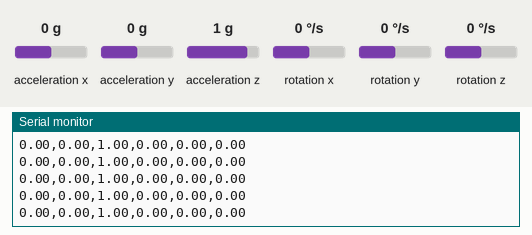
The sketch below on a simulated Arduino Uno, built with avr-gcc and run on an emulated ATmega328P. Parts: the last lines printed to the serial monitor. Wiring (inferred from the names in the program): MPU-6050 motion sensor at I2C address 0x68. Inputs (shaded band) come from the test bench; at power-on: acceleration x 0 g, acceleration y 0 g, acceleration z 1 g, rotation x 0 °/s, rotation y 0 °/s, rotation z 0 °/s.

Above: at 1.2 s.
1.3 s: acceleration x set to -1.4 g
At 1.8 s:
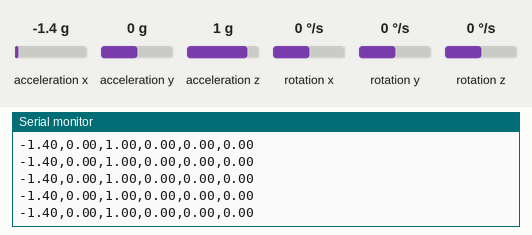
4.3 s: acceleration y set to -1.4 g
At 5.0 s:
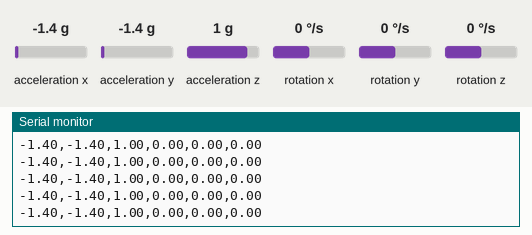
5.8 s: acceleration z set to -1.4 g
At 6.7 s:
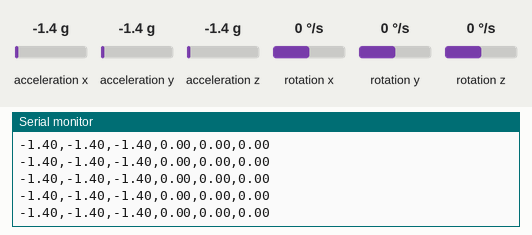
7.3 s: rotation x set to -192 °/s
At 8.1 s:
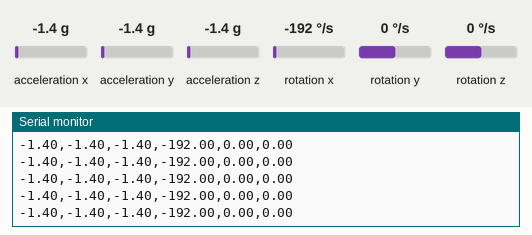
8.8 s: rotation y set to -192 °/s
At 9.5 s:
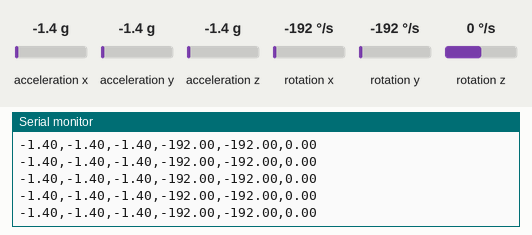

Measured:
- after the input at 1.3 s, the serial monitor: prints a new line at once (image 1)
- after the input at 4.3 s, the serial monitor: prints a new line at once (image 2)
- after the input at 5.8 s, the serial monitor: prints a new line at once (image 3)
- after the input at 7.3 s, the serial monitor: prints a new line at once (image 4)
- after the input at 8.8 s, the serial monitor: prints a new line at once (image 5)

The sketch:

MPU6050_Quaternion.ino
```cpp
// MPU6050_Quaternion.ino - Read MPU6050 sensor data and send to Python
// for quaternion estimation

#include <Wire.h>

// MPU6050 registers
#define MPU6050_ADDR         0x68
#define MPU6050_ACCEL_XOUT_H 0x3B
#define MPU6050_GYRO_XOUT_H  0x43
#define MPU6050_PWR_MGMT_1   0x6B

// MPU6050 scale factors
#define ACCEL_SCALE_FACTOR 16384.0  // LSB/g for +/- 2g range
#define GYRO_SCALE_FACTOR  131.0    // LSB/(deg/s) for +/- 250 deg/s range

// Variables for sensor data
float accel_x, accel_y, accel_z;
float gyro_x, gyro_y, gyro_z;

// Timing
unsigned long last_time = 0;
unsigned long sample_period = 10;  // 100 Hz sampling rate

void setup() {
  // Initialize serial communication
  Serial.begin(115200);

  // Initialize I2C
  Wire.begin();

  // Initialize MPU6050
  initMPU6050();

  // Wait for serial to be ready
  while (!Serial) {
    delay(10);
  }

  Serial.println("MPU6050 Quaternion Sensor Data");
  Serial.println("Format: accel_x,accel_y,accel_z,gyro_x,gyro_y,gyro_z");
}

void loop() {
  unsigned long current_time = millis();

  // Sample at specified rate
  if (current_time - last_time >= sample_period) {
    last_time = current_time;

    // Read sensor data
    readSensorData();

    // Send data to Python
    Serial.print(accel_x); Serial.print(",");
    Serial.print(accel_y); Serial.print(",");
    Serial.print(accel_z); Serial.print(",");
    Serial.print(gyro_x); Serial.print(",");
    Serial.print(gyro_y); Serial.print(",");
    Serial.println(gyro_z);
  }
}

void initMPU6050() {
  // Wake up MPU6050
  writeMPU6050(MPU6050_PWR_MGMT_1, 0);

}

void readSensorData() {
  // Start reading from the accelerometer registers
  Wire.beginTransmission(MPU6050_ADDR);
  Wire.write(MPU6050_ACCEL_XOUT_H);
  Wire.endTransmission(false);
  Wire.requestFrom(MPU6050_ADDR, 14, true);  // Request 14 bytes

  // Read accelerometer data (6 bytes)
  int16_t accel_x_raw = Wire.read() << 8 | Wire.read();
  int16_t accel_y_raw = Wire.read() << 8 | Wire.read();
  int16_t accel_z_raw = Wire.read() << 8 | Wire.read();

  // Skip temperature (2 bytes)
  Wire.read();
  Wire.read();

  // Read gyroscope data (6 bytes)
  int16_t gyro_x_raw = Wire.read() << 8 | Wire.read();
  int16_t gyro_y_raw = Wire.read() << 8 | Wire.read();
  int16_t gyro_z_raw = Wire.read() << 8 | Wire.read();

  // Convert to physical units
  // Accelerometer: Convert to g (9.81 m/s^2)
  accel_x = accel_x_raw / ACCEL_SCALE_FACTOR;
  accel_y = accel_y_raw / ACCEL_SCALE_FACTOR;
  accel_z = accel_z_raw / ACCEL_SCALE_FACTOR;

  // Gyroscope: Convert to degrees per second
  gyro_x = gyro_x_raw / GYRO_SCALE_FACTOR;
  gyro_y = gyro_y_raw / GYRO_SCALE_FACTOR;
  gyro_z = gyro_z_raw / GYRO_SCALE_FACTOR;
}

void writeMPU6050(byte reg, byte data) {
  Wire.beginTransmission(MPU6050_ADDR);
  Wire.write(reg);
  Wire.write(data);
  Wire.endTransmission(true);
}
```
